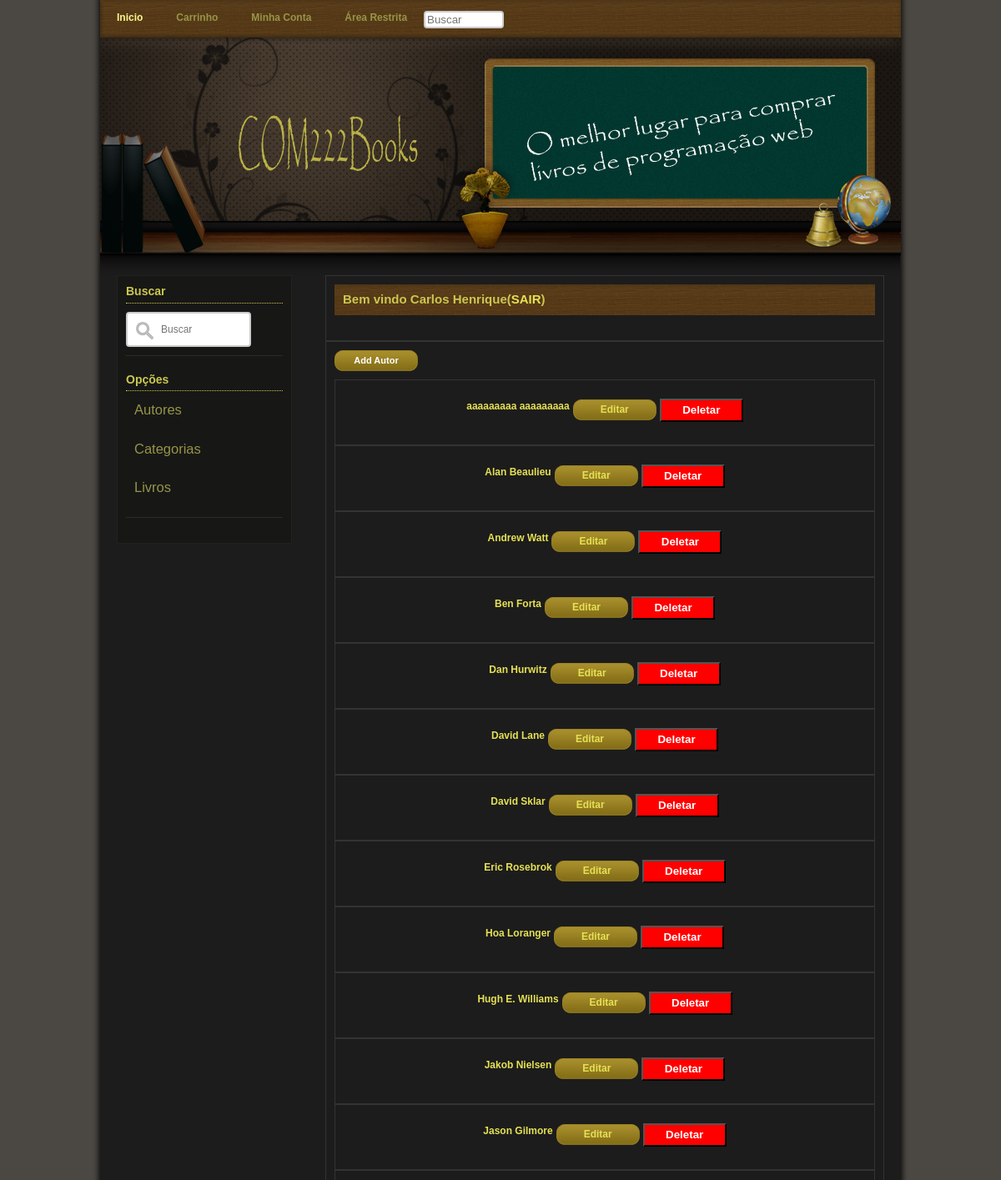
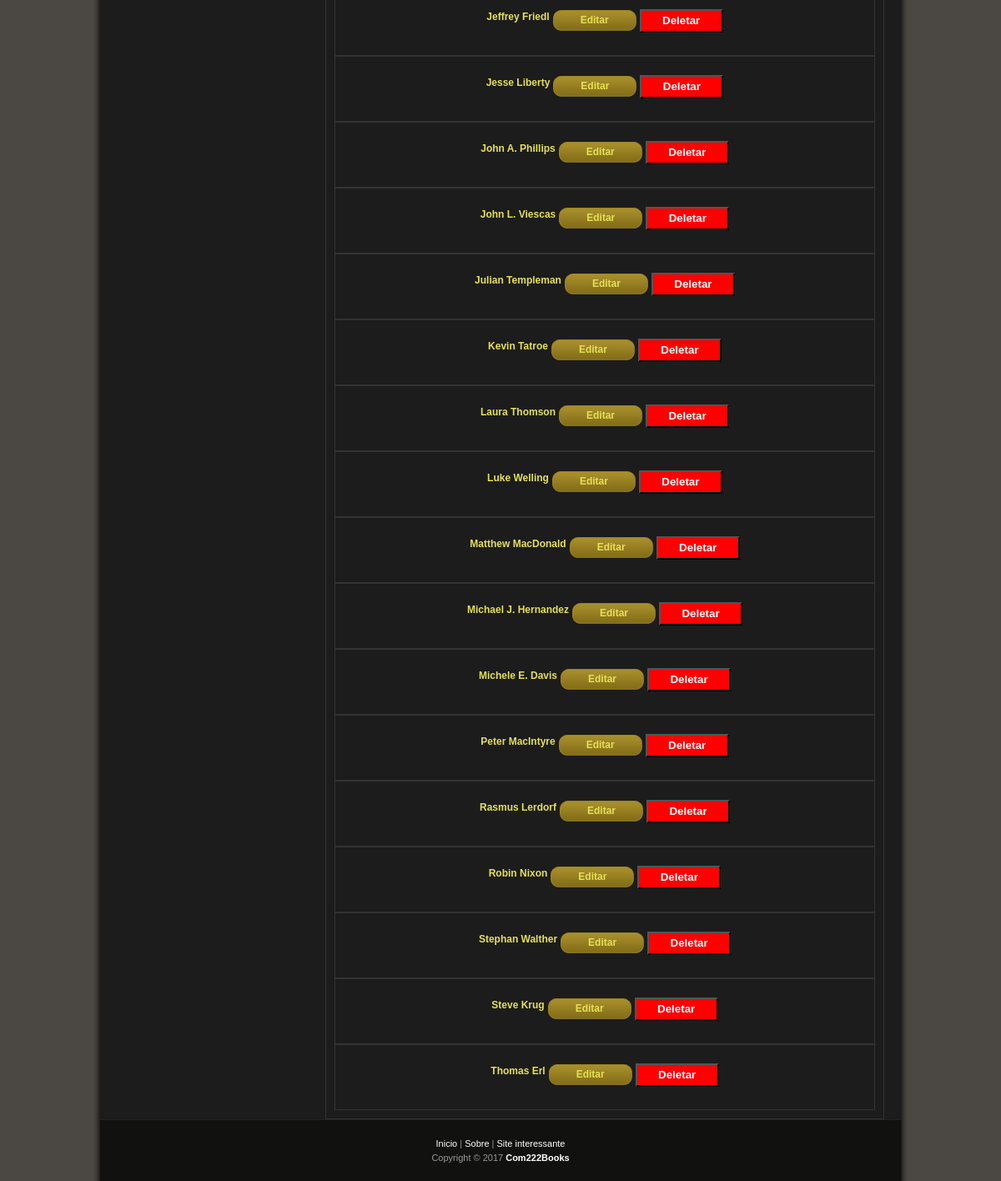
Screenshot of /TrabalhoFinal/Bookstore/authors.php (signed in) with the database file from the repository (2 pictures, top to bottom).
### tables this page shows
CREATE TABLE `bookauthors` (
  `AuthorID` int(11) NOT NULL,
  `nameF` varchar(15) NOT NULL,
  `nameL` varchar(15) NOT NULL
);

### TrabalhoFinal/Bookstore/authors.php (the view, shortened to what this page needs)
<?php
$nome = $_SESSION["nome"];
?>
<!DOCTYPE HTML>
<html>
    <head>
        <link href="resources/styles/style.css" rel="stylesheet" type="text/css" />
    </head>
    <body>
        <div id="templatemo_container">
            <?php
                include 'resources/includes/header.html';
            ?>
            <div id="templatemo_content">
                <div id="templatemo_content_left">
                    <div class="templatemo_content_left_section">
                        <h1>Buscar</h1>
                        <form id="search" action="authors.php" method="GET">
                            <input class="searchField" type="text" name="search" autofocus placeholder="Buscar" />
                        </form>
                    </div>
                    <div class="templatemo_content_left_section">
                        <h1>Opções</h1>
                        <ul>
                            <li><h2><a href="authors.php"> Autores </a></h2></li>
                            <li><h2><a href="categories.php"> Categorias </a></h2></li>
                            <li><h2><a href="books.php"> Livros </a></h2></li>
                        </ul>
                    </div>
                </div>
                <div id="templatemo_content_right">
                    <div class="templatemo_product_box">
                        <h1>Bem vindo <strong> <?php echo $nome?></strong>(<a href="sair.php">SAIR</a>)</h1>
                    </div>
                    <div class="templatemo_product_box">
                        <div class='buy_now_button'><a href='newAuthor.php'>Add Autor</a></div>
                        <?php
                            $link = connect();
                            @$search = $_GET['search'];
                            if(isset($search)) {
                                $sql = "SELECT AuthorID, nameF, nameL
                                        FROM bookauthors
                                        WHERE (nameF like '%$search%' OR nameL like '%$search%')
                                        ORDER BY nameF, nameL;";
                            }else{
                                $sql = "SELECT AuthorID, nameF, nameL
                                   FROM bookauthors
                                   ORDER BY nameF, nameL;";
                            }
                            $result = mysqli_query($link, $sql)
                                    or die('SQL syntax error: ' . mysqli_error($link));
                        ?>
                        <?php
                            while ($row = mysqli_fetch_array($result)) {
                                echo "<div class='templatemo_product_box'>
                                     <table>
                                            <tr>
                                            <td><div class='Author'> <h2>$row[nameF] $row[nameL]</h2></div></td>
                                            <td>
                                            <div class='buy_now_button'><a href='author.php?authorID=$row[AuthorID]'>Editar</a></div>
                                            <td> <form action='authors.php' method='post'>
                                          <input name='deleteID' value='$row[AuthorID]' hidden />
                                          <div class='delete_button'><button type='submit'>Deletar</button></div>
                                        </form></td>
                                        </tr>
                                        </table>
                                      </div>";
                            }
                        ?>
                    </div>
                </div>
            </div>
        </div>
    </body>
</html>

### TrabalhoFinal/Bookstore/resources/styles/style.css (style rules this page uses)
body { margin: 0; padding: 0; line-height: 1.5em; font-family: Verdana, Arial, san-serif; font-size: 11px; color: #ffffff; background: #4b4743; }
a:link, a:visited { color: #e6e154; text-decoration: none; font-weight: bold; }
.buy_now_button a { clear: both; text-align: center; display: block; width: 100px; padding: 4px 0 5px 0; margin-bottom: 10px; background: url(../images/templatemo_btn_02.jpg) no-repeat; color: #FFFFFF; font-weight: bold; text-decoration: none; }
.searchField { width: 80%; box-sizing: border-box; border: 2px solid #ccc; border-radius: 4px; font-size: 12px; background-color: white; background-image: url('../images/searchicon.png'); background-position: 10px 10px; background-repeat: no-repeat; padding: 12px 20px 12px 40px; -webkit-transition: width 0.4s ease-in-out; transition: width 0.4s ease-in-out; }
.searchField1 { width: 10%; box-sizing: border-box; border: 2px solid #ccc; border-radius: 4px; background-color: white; background-position: 10px 10px; background-repeat: no-repeat; -webkit-transition: width 0.4s ease-in-out; transition: width 0.4s ease-in-out; }
.delete_button button { clear: both; text-align: center; display: block; width: 100px; padding: 4px 0 5px 0; margin-bottom: 10px; background-color: red; color: #ffffff; font-weight: bold; text-decoration: none; }
#templatemo_container { width: 960px; margin: 0 auto; padding: 0 10px; background: #1c1c1b url(../images/templatemo_bg.jpg) repeat-y; }
#atraz_menu { height: 45px; }
#templatemo_menu { clear: both; width: 960px; height: 45px; background: url(../images/templatemo_menu_bg.jpg) no-repeat; position: fixed; }
#templatemo_menu ul { padding: 13px 0 0 0; margin: 0; list-style: none; }
#templatemo_menu ul li { display: inline; }
#templatemo_menu ul li a { float: left; padding: 0 20px; font-size: 12px; font-weight: bold; text-align: center; text-decoration: none; color: #969547; }
#templatemo_menu li a:hover, #templatemo_menu li .current { color: #fcf88e; }
#templatemo_header { clear: both; width: 960px; height: 285px; padding: 0; margin: 0; background: url(../images/templatemo_header_bg.jpg) no-repeat; }
#templatemo_content { clear: both; width: 920px; padding: 0 20px; }
#templatemo_content #templatemo_content_left { float: left; width: 188px; padding: 10px; background-color: #171716; border: 1px solid #212120; }
#templatemo_content #templatemo_content_right { float: right; width: 670px; }
#templatemo_content_left .templatemo_content_left_section { clear: both; padding-bottom: 10px; border-bottom: 1px solid #2b2b2a; margin-bottom: 20px; }
.templatemo_content_left_section h1 { font-size: 14px; color: #cbc750; padding: 0 0 5px 0; margin: 0 0 10px 0; border-bottom: 1px dotted #cbc750; }
.templatemo_content_left_section ul { padding: 0; margin: 0; }
.templatemo_content_left_section ul li { padding: 0 0 3px 10px; list-style: none; }
.templatemo_content_left_section ul li a { font-weight: normal; text-decoration: none; color: #969547; }
#templatemo_content_right .templatemo_product_box { padding: 10px; border: 1px solid #333; }
#templatemo_content_right h1 { padding: 10px; margin: 0 0 20px 0; font-size: 15px; color: #cbc750; background: url(../images/templatemo_h1_bg.jpg); }
#templatemo_content_right h2 { padding: 0 0 0 0; margin: 0 0 20px 0; font-size: 12px; color: #e6e154; }
#templatemo_footer { clear: both; padding: 20px 0px 20px 0; text-align: center; border-top: 1px solid #25211e; color: #999; background-color: #111110; }
#templatemo_footer a { color: #fff; font-weight: normal; }
#templatemo_menuAdm li a:hover, #templatemo_menu li .current { color: #fcf88e; }
#templatemo_content_right table { font-size: 14px; margin: 0px auto 0px auto; }
#templatemo_content_right table tbody tr td { font-size: 12px; text-align: center; color: white; padding-top: 10px; padding-bottom: 5px; }
#templatemo_content_right table tbody tr td a { color: #e6e154; text-decoration: none; }
#templatemo_content .templatemo_product_box table { font-size: 12px; margin: 0px auto 0px auto; }
#templatemo_content .templatemo_product_box table tbody tr td { font-size: 12px; text-align: center; color: white; padding-top: 10px; padding-bottom: 5px; }

### rows the page displays
bookauthors: nameF "aaaaaaaaa", nameL "aaaaaaaaa"
bookauthors: nameF "Alan", nameL "Beaulieu"
bookauthors: nameF "Andrew", nameL "Watt"
bookauthors: nameF "Ben", nameL "Forta"
bookauthors: nameF "Dan", nameL "Hurwitz"
bookauthors: nameF "David", nameL "Lane"
bookauthors: nameF "David", nameL "Sklar"
bookauthors: nameF "Eric", nameL "Rosebrok"
bookauthors: nameF "Hoa", nameL "Loranger"
bookauthors: nameF "Hugh E.", nameL "Williams"
bookauthors: nameF "Jakob", nameL "Nielsen"
bookauthors: nameF "Jason", nameL "Gilmore"
bookauthors: nameF "Jeffrey", nameL "Friedl"
bookauthors: nameF "Jesse", nameL "Liberty"
bookauthors: nameF "John A.", nameL "Phillips"
bookauthors: nameF "John L.", nameL "Viescas"
bookauthors: nameF "Julian", nameL "Templeman"
bookauthors: nameF "Kevin", nameL "Tatroe"
bookauthors: nameF "Laura", nameL "Thomson"
bookauthors: nameF "Luke", nameL "Welling"
bookauthors: nameF "Matthew", nameL "MacDonald"
bookauthors: nameF "Michael J.", nameL "Hernandez"
bookauthors: nameF "Michele E.", nameL "Davis"
bookauthors: nameF "Peter", nameL "MacIntyre"
bookauthors: nameF "Rasmus", nameL "Lerdorf"
bookauthors: nameF "Robin", nameL "Nixon"
bookauthors: nameF "Stephan", nameL "Walther"
bookauthors: nameF "Steve", nameL "Krug"
bookauthors: nameF "Thomas", nameL "Erl"

### other values shown
$nome "Carlos Henrique"
